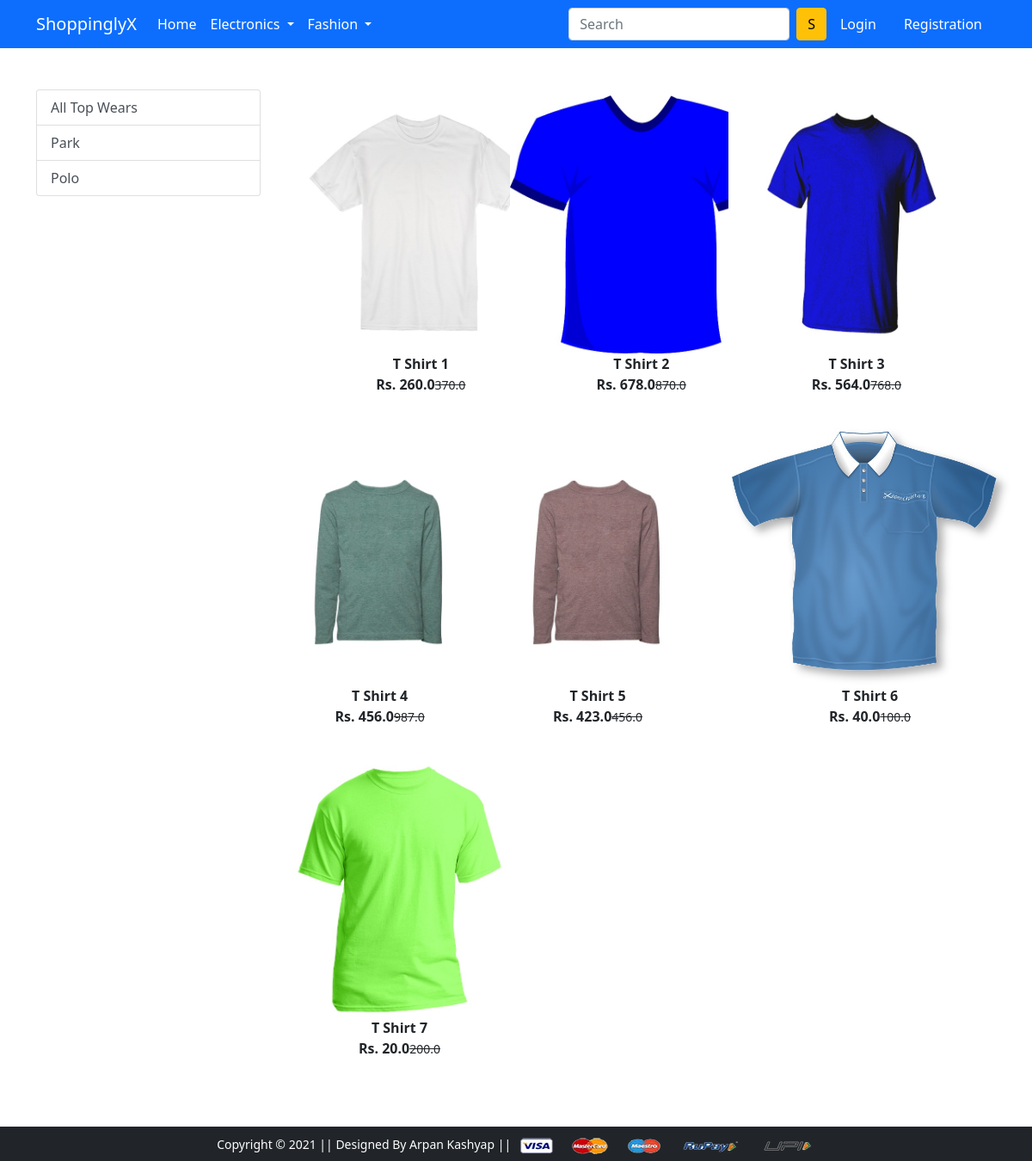
Screenshot of /topwear/ with the database file from the repository.
### app/models.py (models this page shows, shortened)
class Product(models.Model):
    title=models.CharField(max_length=100)
    selling_price=models.FloatField()
    discounted_price=models.FloatField()
    description=models.TextField()
    brand=models.CharField(max_length=100)
    category=models.CharField(choices=CATEGORY_CHOICES,max_length=2)
    product_image=models.ImageField(upload_to='productimg')

### app/views.py (the view)
# urls.py: path('topwear/', views.topwear, name='topwear'),
def topwear(request,data=None):
    if data==None:
        topwear=Product.objects.filter( category='TW')
    elif data=='Polo' or data=='Park':
        topwear=Product.objects.filter( category='TW').filter(brand=data)
    return render(request, 'app/topwear.html',{'topwear':topwear})

### app/templates/app/topwear.html (shortened to what this page needs)
{% extends 'app/base.html' %}
{% load static %}
{% block main-content %}
<div class="container my-5">
 <div class="row">
  <div class="col-sm-3">
   <div class="list-group">
       <a href="{% url 'topwear' %}" class="list-group-item list-group-item-action" aria-current="true">All Top Wears</a>
       <a href="{% url 'topdata' 'Park' %}" class="list-group-item list-group-item-action" aria-current="true">Park</a>
       <a href="{% url 'topdata' 'Polo' %}" class="list-group-item list-group-item-action">Polo</a>
   </div>
  </div>
  <div class="col-sm-8">
   <div class="row">
       {% for product in topwear %}
       <div class="col-sm-4 text-center mb-4">
           <a href="{% url 'product-detail' product.id %}" class="btn">
               <div class="item">
                   <img src="{{product.product_image.url}}" alt="" height="300" class="">
                   <div class="fw-bold">{{product.title}}</div>
                   <div class="fw-bold">Rs. {{product.discounted_price}}<small class="fw-light text-decoration-line-through">{{product.selling_price}}</small></div>
               </div>
           </a>
       </div>
       {% endfor %}
   </div>
  </div>
 </div>
</div>
{% endblock main-content %}

### rows the page displays
Product: product_image (picture), title "T Shirt 1", discounted_price "260.0", selling_price "370.0"
Product: product_image (picture), title "T Shirt 2", discounted_price "678.0", selling_price "870.0"
Product: product_image (picture), title "T Shirt 3", discounted_price "564.0", selling_price "768.0"
Product: product_image (picture), title "T Shirt 4", discounted_price "456.0", selling_price "987.0"
Product: product_image (picture), title "T Shirt 5", discounted_price "423.0", selling_price "456.0"
Product: product_image (picture), title "T Shirt 6", discounted_price "40.0", selling_price "100.0"
Product: product_image (picture), title "T Shirt 7", discounted_price "20.0", selling_price "200.0"
